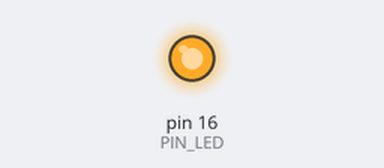
Simulated run of this sketch. Board: Arduino Uno, built with avr-gcc and run on an emulated ATmega328P. On the bench: output pins drawn as LEDs (lit = HIGH).

Above: at 0.1 s.
Timing chart, 0 to 1.6 s (numbered marks = the images above):
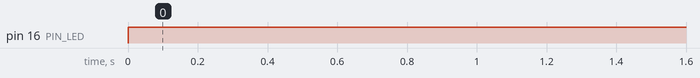

The sketch:

Project_02_Turn_On_LED.ino
```cpp
//*************************************************************************************
/*
 * 名称   : Turn_On_LED
 * 功能   : 点亮 LED
 * 作者   : http://www.keyes-robot.com/
*/
#define PIN_LED 16   //定义led引脚为GPIO16

void setup() {
  pinMode(PIN_LED, OUTPUT);  // 设置led引脚为输出模式.
}

void loop() {
  digitalWrite(PIN_LED, HIGH); //  点亮LED.
}
//*************************************************************************************
```

Measured:
- by itself, pin 16 (PIN_LED): LOW → HIGH at 0.00 s
